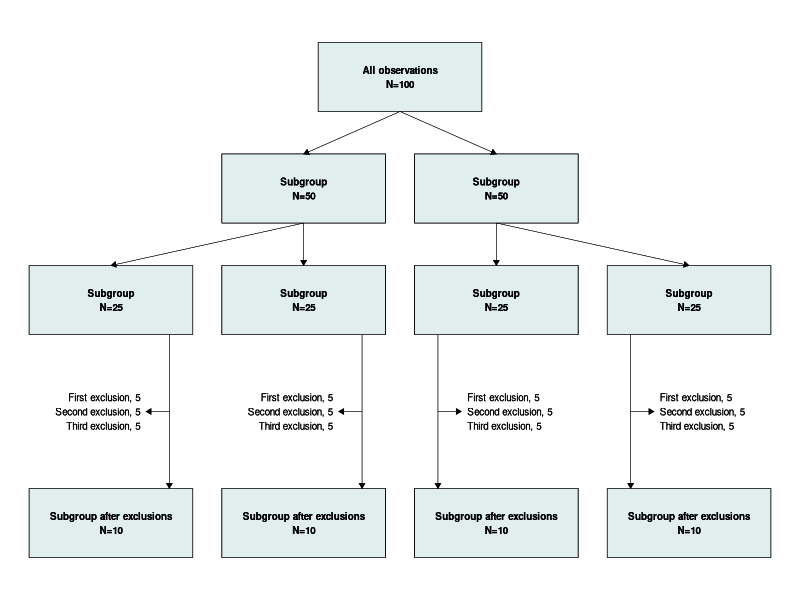

Reproduce this figure in R.

# A tutorial on dynamically drawing CONSORT diagrams from data using R and ggplot2

# Code and tutorial written by Matthew Johnson

# Tutorial text can be found at: https://ma-json.netlify.app/

# Inspired by an RPubs blog article by Peter Higgins: https://rpubs.com/phiggins/461686


#------------------------------------------------------------------------------
# Create a sample dataset
#------------------------------------------------------------------------------
id <- seq(1:100)

lyr_2 <- rep(2:3, 50)

lyr_3 <- rep(1:4, 25)

exclusion_lyr_4 <- c(rep(0, 40), rep(1, 20), rep(2, 20), rep(3, 20))

lyr_5 <- c(rep(1:4, 10), rep(0, 60))

df <- as.data.frame(cbind(id, lyr_2, lyr_3, exclusion_lyr_4, lyr_5))

rm(id, lyr_2, lyr_3, exclusion_lyr_4, lyr_5)


#------------------------------------------------------------------------------
# Set up the plot
#------------------------------------------------------------------------------
col_nr <- as.integer(4)

col_width <- as.integer(28)

col_spc <- as.integer(5)

lyr_nr <- as.integer(5)

lyr_depth <- as.integer(13)

lyr_spc <- as.integer(8)

plot_width <- as.integer((col_nr * col_width) + ((col_nr + 1) * col_spc))

plot_height <- as.integer((lyr_nr * lyr_depth) + ((lyr_nr + 1) * lyr_spc))

plot_area <- as.data.frame(matrix(ncol = 2, nrow = 2, dimnames = list(NULL, c("x", "y"))))
plot_area$x <- c(1, plot_width)
plot_area$y <- c(1, plot_height)


#------------------------------------------------------------------------------
# Set up the grid
#------------------------------------------------------------------------------
matr_col_dim <- matrix(
  c(
    list(c(NA, NA, NA)), 
    list(c(NA, NA, NA)), 
    list(c(NA, NA, NA)), 
    list(c(NA, NA, NA))
  ), 
  nrow = 1, 
  ncol = col_nr
)

for(i in col_nr:1) {
  {
    if(i == col_nr)
      matr_col_dim[[1, i]][3] = plot_width - col_spc
    else
      matr_col_dim[[1, i]][3] = matr_col_dim[[1, i + 1]][1] - col_spc
  }
  matr_col_dim[[1, i]][2] = matr_col_dim[[1, i]][3] - (col_width / 2)
  matr_col_dim[[1, i]][1] = matr_col_dim[[1, i]][3] - col_width
}

rm(i)

matr_lyr_dim <- matrix(
  c(
    list(c(NA, NA, NA)), 
    list(c(NA, NA, NA)), 
    list(c(NA, NA, NA)),
    list(c(NA, NA, NA)),
    list(c(NA, NA, NA))
  ), 
  nrow = lyr_nr, 
  ncol = 1
)

for(i in 1:lyr_nr) {
  {
    if(i == 1)
      matr_lyr_dim[[i, 1]][3] = plot_height - lyr_spc
    else
      matr_lyr_dim[[i, 1]][3] = matr_lyr_dim[[i - 1, 1]][1] - lyr_spc
  }
  matr_lyr_dim[[i, 1]][2] = matr_lyr_dim[[i, 1]][3] - (lyr_depth / 2)
  matr_lyr_dim[[i, 1]][1] = matr_lyr_dim[[i, 1]][3] - lyr_depth
}

rm(i)


#------------------------------------------------------------------------------
# Create more lookup tables
#------------------------------------------------------------------------------
matr_cell_text <- matrix(
  c(
    NA, "All observations\nN=", NA, NA, # layer 1
    NA, "Subgroup\nN=", "Subgroup\nN=", NA, # layer 2
    "Subgroup\nN=", "Subgroup\nN=", "Subgroup\nN=", "Subgroup\nN=", # layer 3
    NA, NA, NA, NA, # layer 4
    "Subgroup after exclusions\nN=", "Subgroup after exclusions\nN=", "Subgroup after exclusions\nN=", "Subgroup after exclusions\nN=" # layer 5
  ), 
  nrow = lyr_nr, 
  byrow = TRUE,
  dimnames = list(
    c(seq(1, lyr_nr)), 
    c(seq(1, col_nr)) 
  )
)

matr_cell_values <- matrix(
  c(
    NA, length(df$id), NA, NA, # layer 1
    NA, sum(df$lyr_2 == 2), sum(df$lyr_2 == 3), NA, # layer 2
    sum(df$lyr_3 == 1), sum(df$lyr_3 == 2), sum(df$lyr_3 == 3), sum(df$lyr_3 == 4), # layer 3
    NA, NA, NA, NA, # layer 4
    sum(df$lyr_5 == 1), sum(df$lyr_5 == 2), sum(df$lyr_5 == 3), sum(df$lyr_5 == 4) # layer 5
  ), 
  nrow = lyr_nr, 
  byrow = TRUE,
  dimnames = list(
    c(seq(1, lyr_nr)), 
    c(seq(1, col_nr)) 
  )
)

matr_lyr_4_content <- matrix(
  c(
    sum(df$lyr_3 == 1 & df$exclusion_lyr_4 == 1), sum(df$lyr_3 == 1 & df$exclusion_lyr_4 == 2), sum(df$lyr_3 == 1 & df$exclusion_lyr_4 == 3), # column 1
    sum(df$lyr_3 == 2 & df$exclusion_lyr_4 == 1), sum(df$lyr_3 == 2 & df$exclusion_lyr_4 == 2), sum(df$lyr_3 == 2 & df$exclusion_lyr_4 == 3), # column 2
    sum(df$lyr_3 == 3 & df$exclusion_lyr_4 == 1), sum(df$lyr_3 == 3 & df$exclusion_lyr_4 == 2), sum(df$lyr_3 == 3 & df$exclusion_lyr_4 == 3), # column 3
    sum(df$lyr_3 == 4 & df$exclusion_lyr_4 == 1), sum(df$lyr_3 == 4 & df$exclusion_lyr_4 == 2), sum(df$lyr_3 == 4 & df$exclusion_lyr_4 == 3) # column 4
  ), 
  ncol = col_nr, 
  byrow = FALSE,
  dimnames = list(
    c("First exclusion, ", "Second exclusion, ", "Third exclusion, "), 
    c(seq(1, 4)) 
  )
)


#------------------------------------------------------------------------------
# Define draw functions
#------------------------------------------------------------------------------
# (a) closed cell
geom_closed_cell <- function(
  lyr, 
  col, 
  arrow_x_start = matr_col_dim[[1, col]][2], 
  arrow_x_end = arrow_x_start, 
  arrow_y_start = matr_lyr_dim[[lyr - 1, 1]][1] 
) {
  
  assign("lyr_f", lyr, envir = .GlobalEnv)
  assign("col_f", col, envir = .GlobalEnv)
  
  list(
    geom_rect(
      xmin = matr_col_dim[[1, col]][1], 
      xmax = matr_col_dim[[1, col]][3], 
      ymin = matr_lyr_dim[[lyr, 1]][1], 
      ymax = matr_lyr_dim[[lyr, 1]][3], 
      color = 'black', 
      fill = 'azure2', 
      size = 0.25
    ), 
    geom_text(
      x = matr_col_dim[[1, col]][2], 
      y = matr_lyr_dim[[lyr, 1]][2], 
      label = paste0(
        matr_cell_text[lyr, col], 
        matr_cell_values[lyr, col]
      ), 
      size = 2.5, 
      fontface = 'bold'
    ), 
    geom_segment(
      x = arrow_x_start, 
      xend = arrow_x_end, 
      y = arrow_y_start, 
      yend = matr_lyr_dim[[lyr, 1]][3], 
      size = 0.15, 
      linejoin = "mitre", 
      lineend = "butt",
      arrow = arrow(length = unit(1.5, "mm"), type = "closed") 
    )
  )
}

# (b) open cell
geom_open_cell <- function(
  lyr, 
  col, 
  txt_x, 
  txt_align, 
  arrow_x_start = matr_col_dim[[1, col]][2] + (col_spc * 2), 
  arrow_x_end = matr_col_dim[[1, col]][2] + (col_spc * 1.2) 
) {
  
  assign("lyr_f", lyr, envir = .GlobalEnv)
  assign("col_f", col, envir = .GlobalEnv)
  
  list(
    geom_text(
      x = txt_x, 
      y = matr_lyr_dim[[lyr, 1]][2], 
      label = paste0(
        rownames(matr_lyr_4_content)[1],
        matr_lyr_4_content[1, col], 
        "\n",
        rownames(matr_lyr_4_content)[2],
        matr_lyr_4_content[2, col], 
        "\n",
        rownames(matr_lyr_4_content)[3],
        matr_lyr_4_content[3, col]
      ), 
      size = 2.5,
      hjust = txt_align
    ), 
    geom_segment(
      x = arrow_x_start, 
      xend = arrow_x_end, 
      y = matr_lyr_dim[[lyr, 1]][2], 
      yend = matr_lyr_dim[[lyr, 1]][2], 
      size = 0.15, 
      linejoin = "mitre", 
      lineend = "butt",
      arrow = arrow(length = unit(1.5, "mm"), type = "closed") 
    )
  )
}


#------------------------------------------------------------------------------
# Draw the final CONSORT diagram
#------------------------------------------------------------------------------
install.packages("tidyverse")
library(tidyverse)

CONSORT_diag <- ggplot(plot_area, aes(x, y)) + 
  scale_x_continuous(
    breaks = c(unlist(matr_col_dim), plot_width), 
    labels = c(unlist(matr_col_dim), plot_width), 
    limits = c(0, plot_width), 
    expand = c(0, 0)
  ) +
  scale_y_continuous(
    breaks = c(unlist(matr_lyr_dim), plot_height), 
    labels = c(unlist(matr_lyr_dim), plot_height), 
    limits = c(0, plot_height), 
    expand = c(0, 0)
  ) +
  
  # layer 1: 
  geom_rect(
    xmin = matr_col_dim[[1, 2]][2] + (col_spc / 2), 
    xmax = matr_col_dim[[1, 3]][2] - (col_spc / 2), 
    ymin = matr_lyr_dim[[1, 1]][1], 
    ymax = matr_lyr_dim[[1, 1]][3], 
    color = 'black', 
    fill = 'azure2', 
    size = 0.25
  ) +
  geom_text(
    x = matr_col_dim[[1, 2]][3] + (col_spc / 2), 
    y = matr_lyr_dim[[1, 1]][2], 
    label = paste0(
      matr_cell_text[1, 2], 
      matr_cell_values[1, 2]
    ), 
    size = 2.5, 
    fontface = 'bold'
  ) +
  
  # layer 2:
  geom_closed_cell(
    lyr = 2, 
    col = 2, 
    arrow_x_start = matr_col_dim[[1, col_f]][3] + (col_spc / 2), 
    arrow_x_end = matr_col_dim[[1, col_f]][2]
  ) +
  geom_closed_cell(
    lyr = 2, 
    col = 3, 
    arrow_x_start = matr_col_dim[[1, (col_f - 1)]][3] + (col_spc / 2), 
    arrow_x_end = matr_col_dim[[1, col_f]][2]
  ) +
  
  # layer 3:
  geom_closed_cell(
    lyr = 3, 
    col = 1, 
    arrow_x_start = matr_col_dim[[1, (col_f + 1)]][2], 
    arrow_x_end = matr_col_dim[[1, col_f]][2]
  ) + 
  geom_closed_cell(
    lyr = 3, 
    col = 2
  ) +
  geom_closed_cell(
    lyr = 3, 
    col = 3
  ) +
  geom_closed_cell(
    lyr = 3, 
    col = 4, 
    arrow_x_start = matr_col_dim[[1, (col_f - 1)]][2], 
    arrow_x_end = matr_col_dim[[1, col_f]][2]
  ) + 
  
  # layer 4: 
  geom_open_cell(
    lyr = 4, 
    col = 1, 
    txt_x = matr_col_dim[[1, col_f]][2] + col_spc,
    txt_align = 'right'
  ) +
  geom_open_cell(
    lyr = 4, 
    col = 2, 
    txt_x = matr_col_dim[[1, col_f]][2] + col_spc,
    txt_align = 'right'
  ) +
  geom_open_cell(
    lyr = 4, 
    col = 3, 
    txt_x = matr_col_dim[[1, col_f]][2] - col_spc, 
    txt_align = 'left', 
    arrow_x_start = matr_col_dim[[1, col_f]][2] - (col_spc * 2), 
    arrow_x_end = matr_col_dim[[1, col_f]][2] - (col_spc * 1.2)
  ) +
  geom_open_cell(
    lyr = 4, 
    col = 4, 
    txt_x = matr_col_dim[[1, col_f]][2] - col_spc, 
    txt_align = 'left', 
    arrow_x_start = matr_col_dim[[1, col_f]][2] - (col_spc * 2), 
    arrow_x_end = matr_col_dim[[1, col_f]][2] - (col_spc * 1.2)
  ) + 
  
  # layer 5:
  geom_closed_cell(
    lyr = 5, 
    col = 1, 
    arrow_x_start = matr_col_dim[[1, col_f]][2] + (col_spc * 2), 
    arrow_y_start = matr_lyr_dim[[(lyr_f - 2), 1]][1]
  ) +
  geom_closed_cell(
    lyr = 5, 
    col = 2, 
    arrow_x_start = matr_col_dim[[1, col_f]][2] + (col_spc * 2), 
    arrow_y_start = matr_lyr_dim[[(lyr_f - 2), 1]][1]
  ) +
  geom_closed_cell(
    lyr = 5, 
    col = 3, 
    arrow_x_start = matr_col_dim[[1, col_f]][2] - (col_spc * 2), 
    arrow_y_start = matr_lyr_dim[[(lyr_f - 2), 1]][1]
  ) +
  geom_closed_cell(
    lyr = 5, 
    col = 4, 
    arrow_x_start = matr_col_dim[[1, col_f]][2] - (col_spc * 2), 
    arrow_y_start = matr_lyr_dim[[(lyr_f - 2), 1]][1]
  ) +
  
  theme_void()

CONSORT_diag

